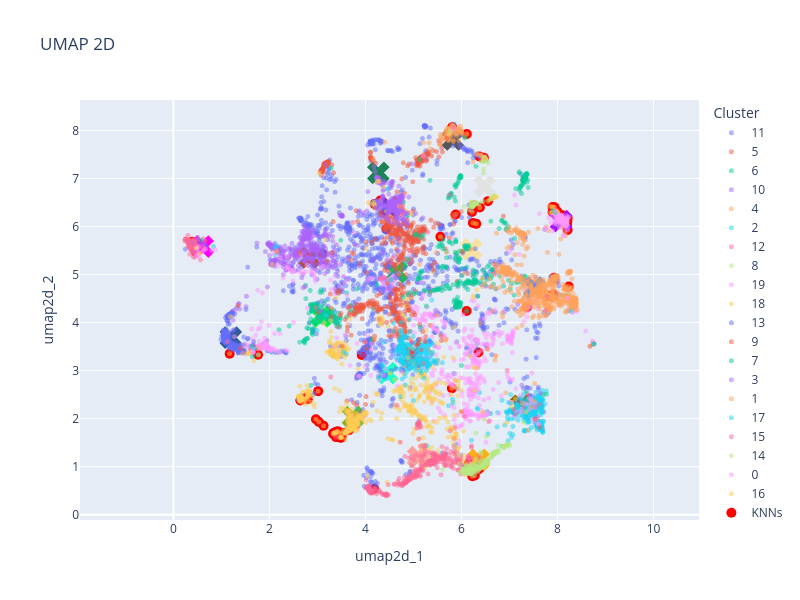

Notebook code cell kept with this figure:
### Code cell
# UMAP

# Calcular centroides de cada cluster
centroids = df.groupby(clustering_method)[['umap2d_1', 'umap2d_2']].mean().reset_index()

# Crear gráfico de dispersión interactivo con leyenda discreta
fig = px.scatter(
    df, 
    x='umap2d_1',
    y='umap2d_2',
    size=None,
    color=clustering_method,  # Usar la columna categórica para el color
    title='UMAP 2D',
    color_discrete_sequence=px.colors.qualitative.Plotly,  # Usar una paleta de colores discreta
    hover_data=[clustering_method, 'title'],  # Agregar el cluster y el título al tooltip
    hover_name='title',  # Mostrar el título como identificador principal en el tooltip
    opacity=0.5
)

# Asegurar que la relación de aspecto sea 1:1 tanto en los ejes como en la figura
fig.update_layout(
    xaxis=dict(scaleanchor="y"),  # Vincula la escala del eje x con el eje y
    yaxis=dict(scaleanchor="x"),  # Vincula la escala del eje y con el eje x
    width=800,  # Establece un tamaño específico para el ancho
    height=600,  # Establece el mismo tamaño para la altura
    legend_title_text='Cluster'  # Personalizar el título de la leyenda
)

# Personalizar el formato del tooltip
fig.update_traces(
    marker=dict(size=5),
    hovertemplate="<b>Title:</b> %{hovertext}<br>" +  # Título en negrita
                  "<b>Cluster:</b> %{customdata[0]}<br>" +  # Mostrar el cluster (usando customdata)
                  "<b>X:</b> %{x}<br>" +  # Coordenada X
                  "<b>Y:</b> %{y}<br>" +  # Coordenada Y
                  "<extra></extra>"  # Eliminar información adicional no deseada
)

# Agregar puntos resaltados en rojo, sin que aparezcan en la leyenda
fig.add_scatter(
    x=df.loc[knn_idxs[0], 'umap2d_1'],
    y=df.loc[knn_idxs[0], 'umap2d_2'],
    mode='markers',
    marker=dict(color='red', size=10),
    name='KNNs',
    showlegend=True,
    customdata=df.loc[knn_idxs[0], [clustering_method]],  # Asegurar que tengan los mismos datos adicionales
    hovertext=df.loc[knn_idxs[0], 'title'],  # Usar el título también para estos puntos
    hovertemplate="<b>Title:</b> %{hovertext}<br>" +
                  "<b>Cluster:</b> %{customdata[0]}<br>" +
                  "<b>X:</b> %{x}<br>" +
                  "<b>Y:</b> %{y}<br>" +
                  "<extra></extra>"
)

# Obtener los colores usados en el gráfico principal
colors = px.colors.qualitative.Alphabet

# Crear un diccionario que mapea cada cluster a un color
cluster_colors = dict(zip(df[clustering_method].cat.categories, colors))

# Agregar centroides con el color correspondiente de su cluster
for cluster in centroids[clustering_method]:
    centroid = centroids[centroids[clustering_method] == cluster]
    fig.add_scatter(
        x=centroid['umap2d_1'],
        y=centroid['umap2d_2'],
        mode='markers',
        marker=dict(color=cluster_colors[cluster], size=20, symbol='x'),
        name=f'Centroid {cluster}',  # Opcional, si quieres que aparezca en la leyenda
        showlegend=False
    )

# Mostrar el gráfico
fig.show()
